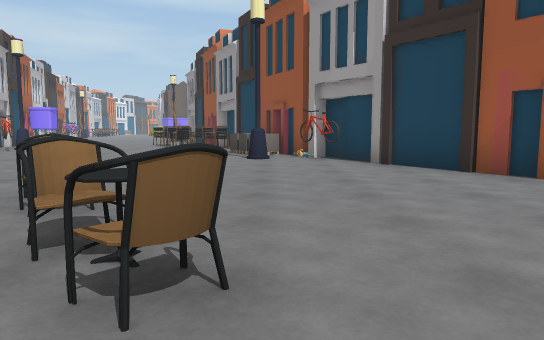
[1] (above)

20 first-person views from a walk through a Unity game level. The camera is 1.2 m above the floor, tilts 6° down and sees 70° across. The floor is counted in squares, 2 m on a side. Each view is taken from the middle of a square. On the plan, view 1 faces up. The plan holds only what a view shows up to about 11 squares ahead; the rest is blank. The place goes on beyond the plan.

[2]
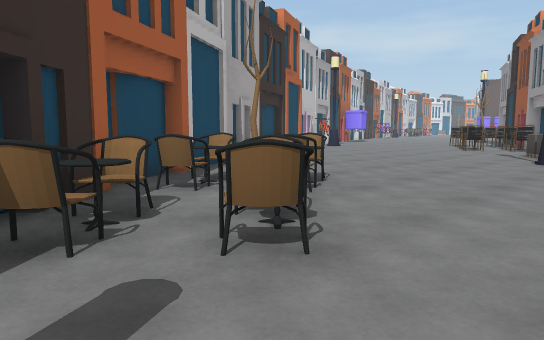

[3]
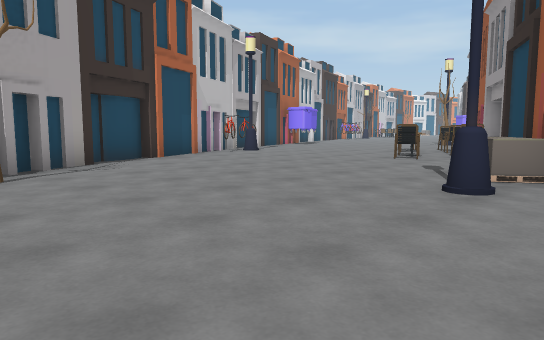

[4]
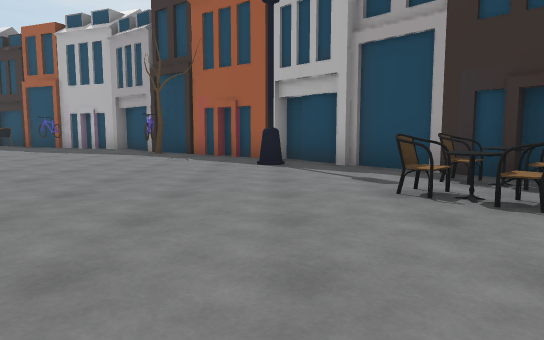

[5]
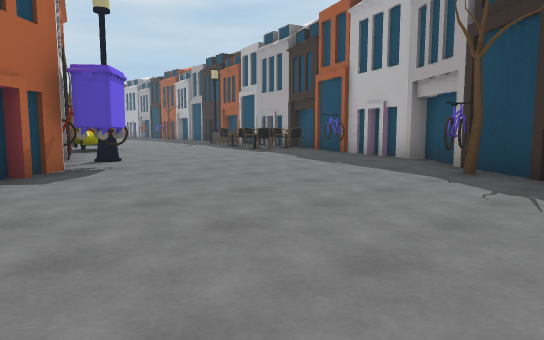

[6]
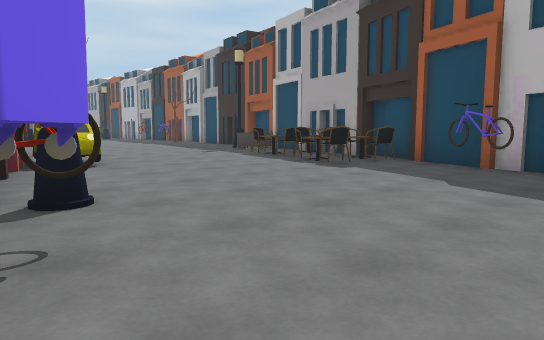

[7]
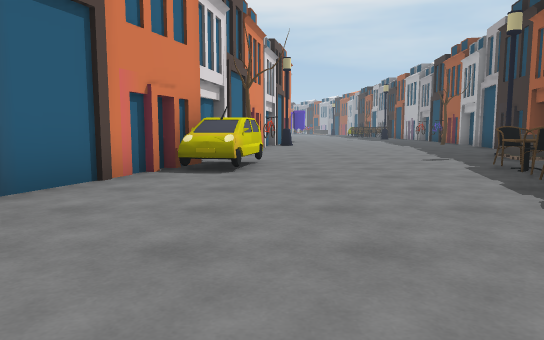

[8]
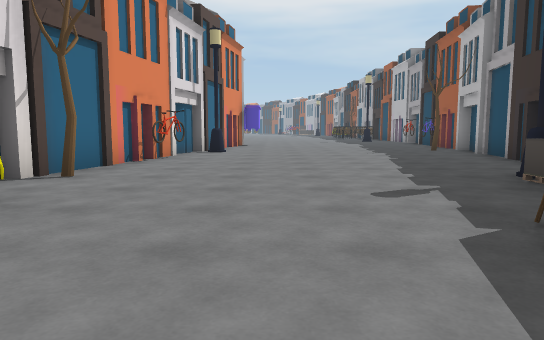

[9]
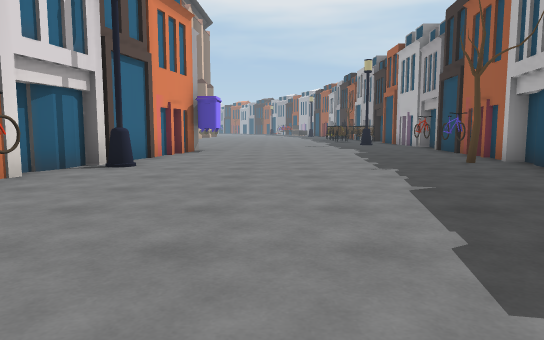

[10]
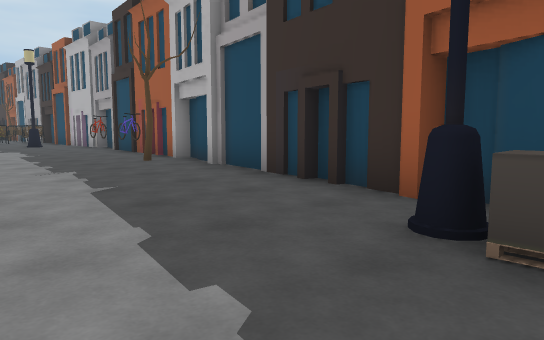

[11]
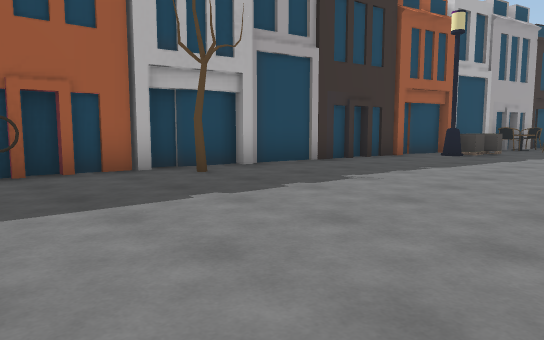

[12]
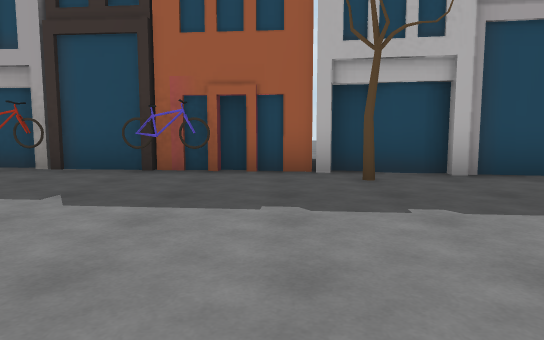

[13]
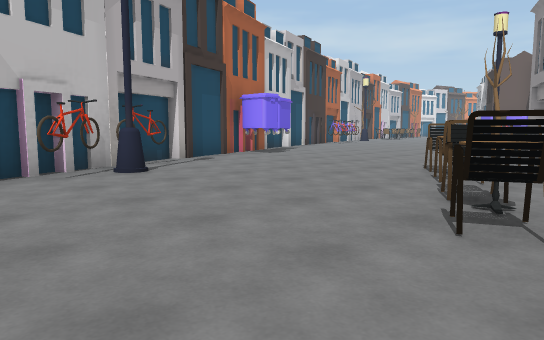

[14]
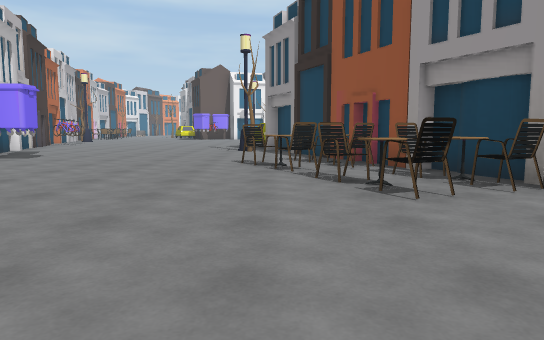

[15]
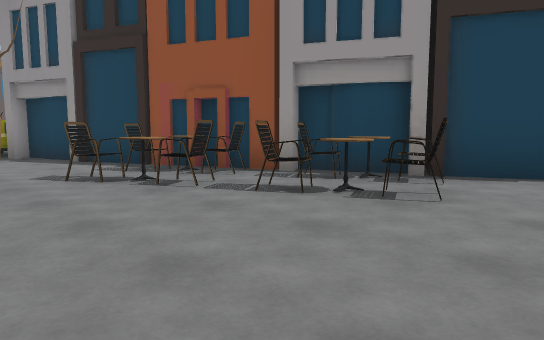

[16]
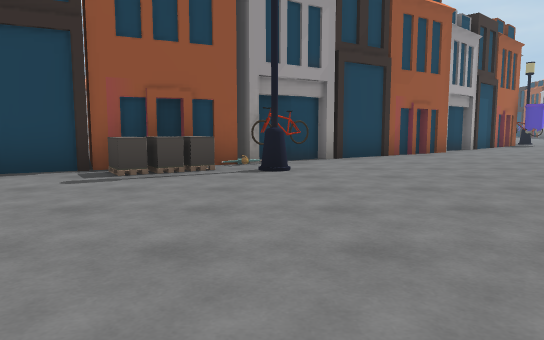

[17]
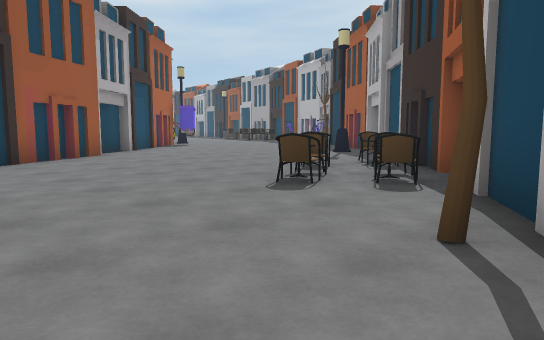

[18]
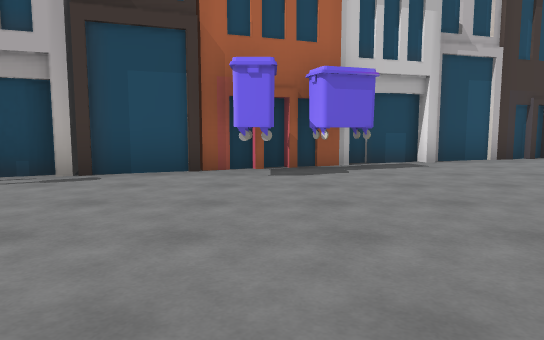

[19]
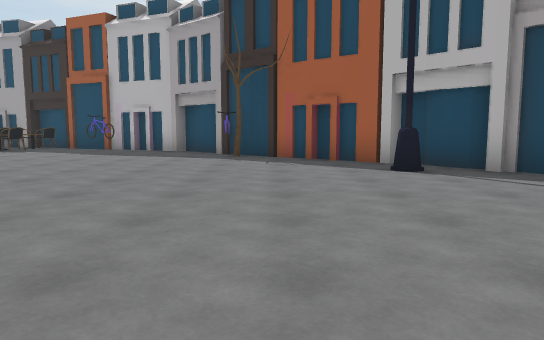

[20]
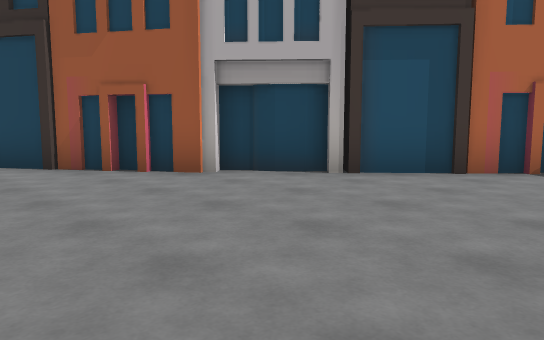

### Floor plan
Key: @ floor where view 1 was taken; # wall or solid block; . floor; B building; I bike; L lamp; T tree; C car; O other object.
Columns run from 11 left of view 1 to 26 right of it. Each row starts with its distance up from view 1.
 19 #.....L.
 18 #.....T.BBB
 17 #O......##
 16  BO......#
 15  #.....OOB
 14  #.....OOB#
 13  #B.....OO##
 12  ##IL...OOB#
 11    B.......##
 10    #I.....OB#
  9     B......B##
  8     B......LI#
  7     #........B BB
  6     ##........#
  5      #BT......###B
  4      ##..O.....B#
  3        BOO......##
  2        ##OO......B
  1         BBOO......B
  0          #B@.......#
 -1           B........OIB
 -2           #BL.......L..B##       BB
 -3           ###...........CC.TBB###
 -4             ##.T.........C....I.##B#B
 -5              ##T................L...BB
 -6                B......................
 -7                 ##BI.OO...............
 -8                  ####OOOO.............
 -9                     ###BO.OL..........
-10                         ##B...........
-11                            ##B##.T..I.
-12                                ##B#BBI

Positions as (right, up) in squares from view 1, and headings:
1: (0, 0), facing up
2: (1, 0), facing up-left
3: (1, 4), facing up-left
4: (1, 5), facing down
5: (2, 1), facing down-right
6: (6, -1), facing down-right
7: (7, -4), facing right
8: (11, -6), facing right
9: (15, -7), facing right
10: (15, -7), facing down-right
11: (25, -6), facing down-left
12: (23, -6), facing down
13: (-2, 9), facing up-left
14: (-4, 8), facing up
15: (-6, 10), facing up-right
16: (-6, 8), facing right
17: (-5, 7), facing down-right
18: (-4, 16), facing left
19: (3, 4), facing down
20: (1, -1), facing up-right
